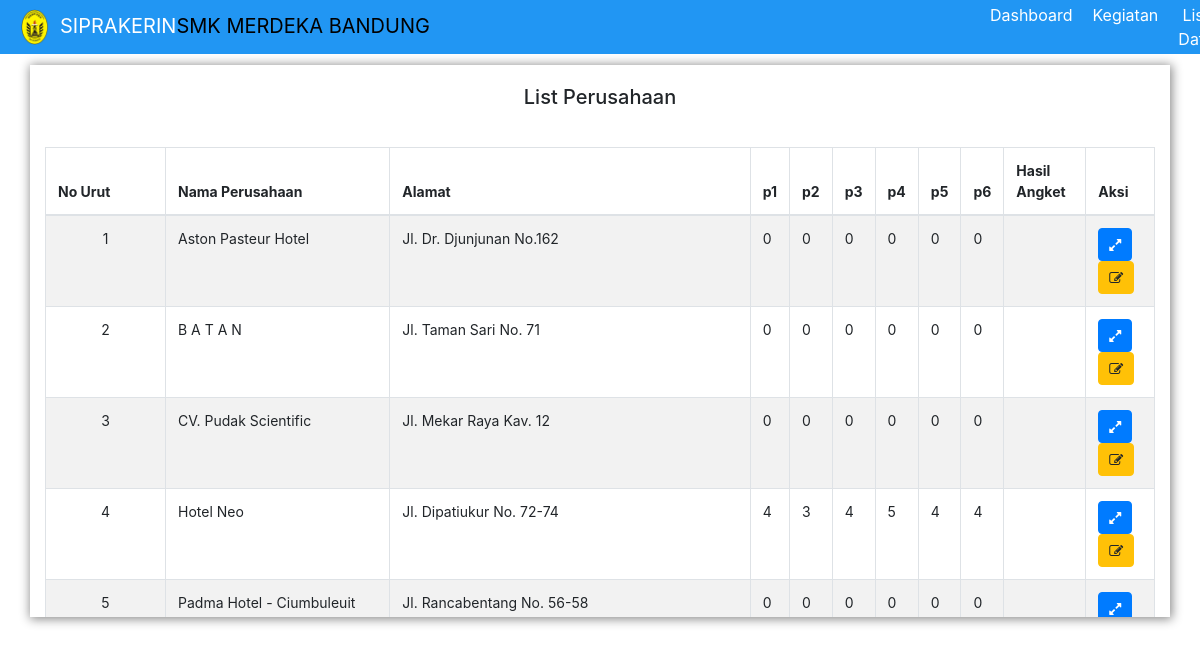
Screenshot of /admin/data_list_perusahaan.php with the database file from the repository.
### tables this page shows
CREATE TABLE `tb_settings` (
  `id` varchar(3) NOT NULL,
  `nm_web` varchar(100) NOT NULL,
  `tgl_daftar` date NOT NULL,
  `tgl_mulai_kp` date NOT NULL,
  `tgl_akhir_kp` date NOT NULL,
  `tgl_pengantaran` date NOT NULL,
  `waktu_antar` time NOT NULL,
  `tgl_monitoring` date NOT NULL,
  `tgl_bimbingan` date NOT NULL,
  `tgl_sidang` date NOT NULL
);

CREATE TABLE `tb_perusahaan` (
  `kode_perusahaan` varchar(4) NOT NULL,
  `nama_perusahaan` varchar(100) NOT NULL,
  `alamat_perusahaan` text NOT NULL,
  `p1` int(2) NOT NULL,
  `p2` int(2) NOT NULL,
  `p3` int(2) NOT NULL,
  `p4` int(2) NOT NULL,
  `p5` int(2) NOT NULL,
  `p6` int(2) NOT NULL,
  `status_perusahaan` tinyint(1) NOT NULL
);

### admin/data_list_perusahaan.php (the view, shortened to what this page needs)
<!DOCTYPE html>
<html>
<head>
  <link rel="stylesheet" href="https://cdnjs.cloudflare.com/ajax/libs/font-awesome/4.7.0/css/font-awesome.min.css">
  <link rel="stylesheet" href="../assets/css/alertify.min.css" type='text/css' />
  <link rel="stylesheet" href="../assets/css/default.min.css" type='text/css'  />
</head>
<body>
<?php
include '../includes/header-menu-admin.php';
?>
<div class="container">
	<h5 align="center">List Perusahaan</h5>
  	<div class="row" >
    	<div class="col-sm-9 col-md-12" style=" height: 480px; overflow-y: scroll;">
    	<div class="form-table">
    	<table id="example" class="table table-striped table-bordered" style="width:100%">
        <thead>
            <tr valign="center">
            	  <th valign="center" width="120">No Urut</th>
                <th>Nama Perusahaan</th>
                <th>Alamat</th>
                <th>p1</th>
                <th>p2</th>
                <th>p3</th>
                <th>p4</th>
                <th>p5</th>
                <th>p6</th>
                <th>Hasil Angket</th>
                <th>Aksi</th>
            </tr>
        </thead>
        <tbody>
        	<?php
            $query="SELECT * from `tb_perusahaan`";
            $result=mysql_query($query)or die(mysql_error());
            $no=1;
            while ($r=mysql_fetch_array($result)) {?>
            	<tr>
                <td align="center" style="width: 88px;"><?php echo $no;?></td>
            		<td><?php echo $r['nama_perusahaan'];?></td>
            		<td><?php echo $r['alamat_perusahaan'];?></td>
                <td><?php echo $r['p1'];?></td>
                <td><?php echo $r['p2'];?></td>
                <td><?php echo $r['p3'];?></td>
                <td><?php echo $r['p4'];?></td>
                <td><?php echo $r['p5'];?></td>
                <td><?php echo $r['p6'];?></td>
                <td><?php echo $r['hasil_angket'];?></td>
                <td class="action">
                    <button name="cetak" class="btn btn-primary" id="btn-aksi" onclick="off();"><span class="fa fa-expand"></span></button>
                    <button name="edit" class="btn btn-warning" id="btn-aksi" onclick="off();"><span class="fa fa-edit"></span></button>
                </td>
            	</tr>
            <?php
            $no++;
            }
            ?>
        </tbody></table>
		</div>
		</div>
	</div>
</div>
</body>
</html>

### includes/header-menu-admin.php (shortened to what this page needs)
<!DOCTYPE html>
<html>
<head>
  <link href="../assets/css/bootstrap.css" rel='stylesheet' type='text/css' />
  <link href="../assets/css/style-navbar.css" rel='stylesheet' type='text/css' />
</head>
<body>
  <?php
    $q=mysql_query("SELECT nm_web FROM tb_settings");
    $r=mysql_fetch_array($q);
    $namaWeb=$r['nm_web'];
  ?>
<nav class="navbar navbar-expand-sm fixed-top" style="background:#2196F3;">
  <a class="navbar-brand" href="#"><img src="../assets/img/logo.png" width="30"><span>SIPRAKERIN</span><?php echo $namaWeb;?></a>
  <div class="collapse navbar-collapse" id="navbarSupportedContent">
    <ul class="navbar-nav mr-auto">
      <li class="nav-item dropdown">
          <div class="dropdown">
          <button class="dropbtn" onclick="window.location.assign('index.php');">Dashboard</button>
          </div>
      </li>
      <li class="nav-item">
        <div class="dropdown">
          <button class="dropbtn">Kegiatan</button>
        </div>
      </li>
      <li class="nav-item dropdown">
       <div class="dropdown">
          <button class="dropbtn">List Data</button>
        </div>
      </li>
    </ul>
  </div>
</nav>
</body>
</html>

### assets/css/style-navbar.css (style rules this page uses)
.container, .container-fluid, .card { margin-top: 65px; }
.navbar { padding: 0px 0px 0px 20px; }
.navbar-brand,.navbar-brand:hover { color: #000; }
.navbar-brand span { color: #fff; }
.navbar-brand img { margin-right: 10px; }
.dropbtn { background: #2196F3; color: #fff; vertical-align: middle; padding: 3px 10px 3px 10px; font-size: 16px; border: none; }
.dropdown { position: relative; display: inline-block; }

### admin/data_list_perusahaan.php (style rules this page uses)
.container { margin-top: 30px; box-shadow: 1px 1px 10px 1px #888888; font-size: 14px; }
.container h5 { padding-top: 20px; padding-bottom: 20px; }
#btn-aksi { font-size: 14px; padding: 5px 10px 5px 10px; }
.form-table { margin-top: 10px; margin-bottom: 10px; }

### includes/header-menu-admin.php (style rules this page uses)
.navbar-brand { margin-right: 550px; font-weight: 550px; }

### rows the page displays
tb_settings: nm_web "SMK MERDEKA BANDUNG"
tb_perusahaan: nama_perusahaan "Aston Pasteur Hotel", alamat_perusahaan "Jl. Dr. Djunjunan No.162", p1 "0", p2 "0", p3 "0", p4 "0", p5 "0", p6 "0"
tb_perusahaan: nama_perusahaan "B A T A N", alamat_perusahaan "Jl. Taman Sari No. 71", p1 "0", p2 "0", p3 "0", p4 "0", p5 "0", p6 "0"
tb_perusahaan: nama_perusahaan "CV. Pudak Scientific", alamat_perusahaan "Jl. Mekar Raya Kav. 12", p1 "0", p2 "0", p3 "0", p4 "0", p5 "0", p6 "0"
tb_perusahaan: nama_perusahaan "Hotel Neo", alamat_perusahaan "Jl. Dipatiukur No. 72-74", p1 "4", p2 "3", p3 "4", p4 "5", p5 "4", p6 "4"
tb_perusahaan: nama_perusahaan "Padma Hotel - Ciumbuleuit", alamat_perusahaan "Jl. Rancabentang No. 56-58", p1 "0", p2 "0", p3 "0", p4 "0", p5 "0", p6 "0"
